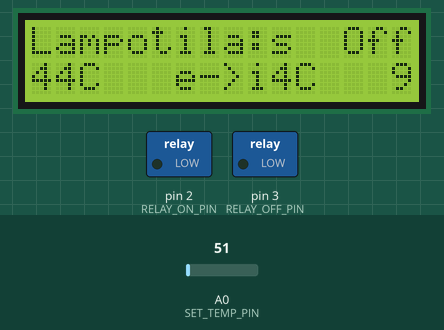
Bench run of a sketch on a simulated Arduino Uno, built with avr-gcc and run on an emulated ATmega328P. Shown: 16×2 character LCD, switched loads named in the sketch (green lamp = pin HIGH). Inputs (shaded band) come from the test bench; at power-on: A0 (SET_TEMP_PIN) = 51. What the sketch prints to the serial monitor is not drawn.

Above: at 2.7 s.
At 5.3 s:
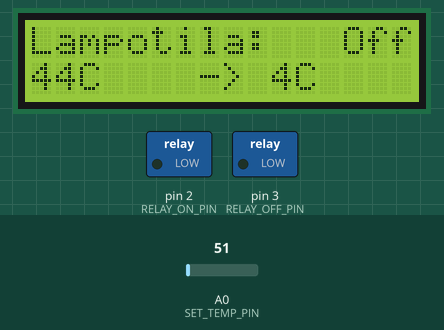
5.4 s: A0 (SET_TEMP_PIN) set to 112
At 6.6 s:
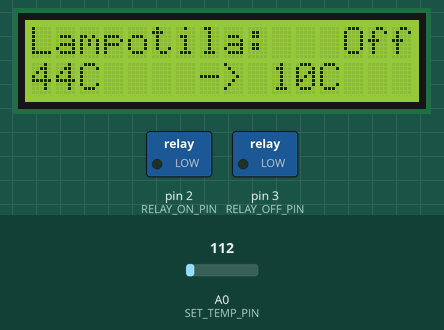
7.3 s: A0 (SET_TEMP_PIN) set to 86
At 8.2 s:
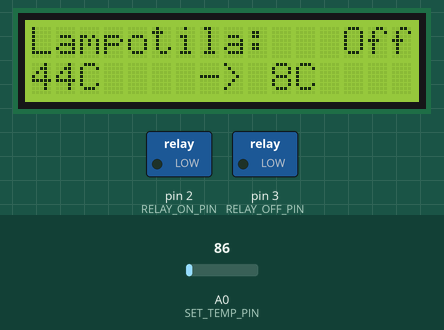
9.4 s: A0 (SET_TEMP_PIN) set to 71
Timing chart, 0 to 12.4 s (numbered marks = the images above; inputs shaded):
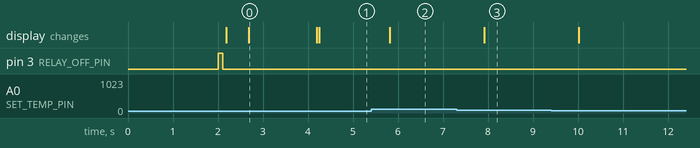

The sketch:

T210_paivis_termostaatti.ino
```cpp
/*    Max6675 Module  ==>   Arduino
 *    CS              ==>     D10
 *    SO              ==>     D12
 *    SCK             ==>     D13
 *    Vcc             ==>     Vcc (5v)
 *    Gnd             ==>     Gnd      */

/*    i2c LCD Module  ==>   Arduino
 *    SCL             ==>     A5
 *    SDA             ==>     A4
 *    Vcc             ==>     Vcc (5v)
 *    Gnd             ==>     Gnd      */

//LCD config
#include <Wire.h>
#include <LiquidCrystal_I2C.h>    //If you don't have the LiquidCrystal_I2C library, download it and install it
#include <Arduino_FreeRTOS.h>


LiquidCrystal_I2C lcd(0x27,16,2);  //sometimes the adress is not 0x3f. Change to 0x27 if it dosn't work.


#include <SPI.h>

#define MAX6675_CS   10
#define MAX6675_SO   12
#define MAX6675_SCK  13
#define SET_TEMP_PIN A0
#define HYSTERESIS   1.0
#define RELAY_ON_PIN  2
#define RELAY_OFF_PIN 3
#define RELAY_PULSE_WIDTH_ms 100
float temperature_read;
int   set_value;
boolean relay_on;
void  TaskReadTemp( void *pvParameters );
void  TaskCtrlTemp( void *pvParameters );
void  TaskShow( void *pvParameters );

void setup() {
    delay(2000);
    Serial.begin(9600);
    pinMode(RELAY_ON_PIN,OUTPUT);
    pinMode(RELAY_OFF_PIN,OUTPUT);
    digitalWrite(RELAY_ON_PIN, LOW);
    digitalWrite(RELAY_OFF_PIN, LOW);
    digitalWrite(RELAY_OFF_PIN, HIGH);
    delay(RELAY_PULSE_WIDTH_ms);
    digitalWrite(RELAY_OFF_PIN, LOW);
    relay_on = false;

    xTaskCreate(
    TaskReadTemp
    ,  (const portCHAR *)"Read Temp"   // A name just for humans
    ,  128  // Stack size
    ,  NULL
    ,  2  // priority
    ,  NULL );

    xTaskCreate(
    TaskShow
    ,  (const portCHAR *)"Show Info"   // A name just for humans
    ,  128  // Stack size
    ,  NULL
    ,  2  // priority
    ,  NULL );

    xTaskCreate(
    TaskCtrlTemp
    ,  (const portCHAR *)"Control Temp"   // A name just for humans
    ,  128  // Stack size
    ,  NULL
    ,  2  // priority
    ,  NULL );

  lcd.begin();
  lcd.backlight();
  lcd.setCursor(5,0);
  lcd.print("paivis");
  lcd.setCursor(0,1);
  lcd.print("Lankakeitin 2019");
  delay(2000);
  lcd.clear();

}

void loop() {


  delay(100);
}

void TaskReadTemp(void *pvParameters)  // This is a task.
{
  (void) pvParameters;

  for (;;)
  {
    set_value = map(analogRead(SET_TEMP_PIN),0,1023,0,100);
    //temperature_read = readThermocouple();
    temperature_read = 44.0;
    Serial.println(temperature_read);
    vTaskDelay(500/portTICK_PERIOD_MS);  // one tick delay (15ms) in between reads for stability
  }
}

void TaskShow(void *pvParameters)  // This is a task.
{
  (void) pvParameters;

  for (;;)
  {
    lcd.setCursor(0,0);
    //lcd.clear();
    lcd.print("Lampotila:");
    lcd.setCursor(13,0);
    if(relay_on) lcd.print("On ");
    else lcd.print("Off");
    lcd.setCursor(0,1);
    lcd.print(temperature_read,0);
    lcd.print("C   ");
    lcd.setCursor(7,1);
    lcd.print("->");
    lcd.setCursor(10,1);
    lcd.print(set_value);
    lcd.print("C   ");
    //Serial.println(temperature_read);

    vTaskDelay(500/portTICK_PERIOD_MS);  // one tick delay (15ms) in between reads for stability
  }
}

void TaskCtrlTemp(void *pvParameters)  // This is a task.
{
  (void) pvParameters;

  for (;;)
  {
    if (relay_on) {
       if ( temperature_read > ((double)set_value)+HYSTERESIS){
          digitalWrite(RELAY_OFF_PIN, HIGH);
          vTaskDelay(RELAY_PULSE_WIDTH_ms/portTICK_PERIOD_MS);
          digitalWrite(RELAY_OFF_PIN, LOW);
          relay_on = false;
       }
    }
    else {   // relay is off
       if ( temperature_read < (double)set_value){
          digitalWrite(RELAY_ON_PIN, HIGH);
          vTaskDelay(RELAY_PULSE_WIDTH_ms/portTICK_PERIOD_MS);
          digitalWrite(RELAY_ON_PIN, LOW);
          relay_on = true;
       }
    }

    vTaskDelay(2000/portTICK_PERIOD_MS);  // one tick delay (15ms) in between reads for stability
  }
}

double readThermocouple() {

  uint16_t v;
  pinMode(MAX6675_CS, OUTPUT);
  pinMode(MAX6675_SO, INPUT);
  pinMode(MAX6675_SCK, OUTPUT);

  digitalWrite(MAX6675_CS, LOW);
  delay(1);

  // Read in 16 bits,
  //  15    = 0 always
  //  14..2 = 0.25 degree counts MSB First
  //  2     = 1 if thermocouple is open circuit
  //  1..0  = uninteresting status

  v = shiftIn(MAX6675_SO, MAX6675_SCK, MSBFIRST);
  v <<= 8;
  v |= shiftIn(MAX6675_SO, MAX6675_SCK, MSBFIRST);

  digitalWrite(MAX6675_CS, HIGH);
  if (v & 0x4)
  {
    // Bit 2 indicates if the thermocouple is disconnected
    return NAN;
  }

  // The lower three bits (0,1,2) are discarded status bits
  v >>= 3;

  // The remaining bits are the number of 0.25 degree (C) counts
  return v*0.25;
}
```

Measured:
- after the input at 5.4 s, the display: first changes after 0.42 s (image 2 shows a later state)
- after the input at 7.3 s, the display: changes after 0.62 s (image 3)
- what the display in image 0 shows lasts 1.5 s, from 2.7 s to 4.2 s
